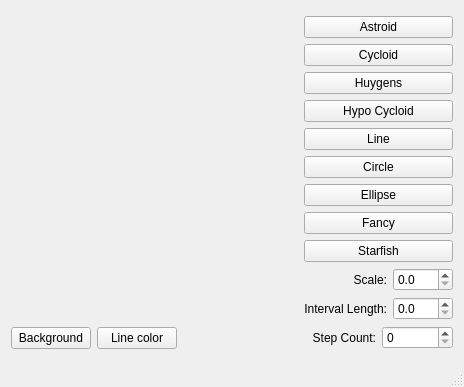
<?xml version="1.0" encoding="UTF-8"?>
<ui version="4.0">
 <class>MainWindow</class>
 <widget class="QMainWindow" name="MainWindow">
  <property name="geometry">
   <rect>
    <x>0</x>
    <y>0</y>
    <width>464</width>
    <height>387</height>
   </rect>
  </property>
  <property name="windowTitle">
   <string>MainWindow</string>
  </property>
  <widget class="QWidget" name="centralWidget">
   <layout class="QGridLayout" name="gridLayout">
    <item row="0" column="0">
     <layout class="QVBoxLayout" name="verticalLayout_2">
      <item>
       <widget class="RenderArea" name="renderArea" native="true"/>
      </item>
      <item>
       <layout class="QHBoxLayout" name="horizontalLayout_4">
        <item>
         <widget class="QPushButton" name="btnBackground">
          <property name="text">
           <string>Background</string>
          </property>
         </widget>
        </item>
        <item>
         <widget class="QPushButton" name="btnLineColor">
          <property name="text">
           <string>Line color</string>
          </property>
         </widget>
        </item>
        <item>
         <spacer name="horizontalSpacer">
          <property name="orientation">
           <enum>Qt::Horizontal</enum>
          </property>
          <property name="sizeHint" stdset="0">
           <size>
            <width>40</width>
            <height>20</height>
           </size>
          </property>
         </spacer>
        </item>
       </layout>
      </item>
     </layout>
    </item>
    <item row="0" column="1">
     <layout class="QVBoxLayout" name="verticalLayout">
      <item>
       <widget class="QPushButton" name="btnAstroid">
        <property name="text">
         <string>Astroid</string>
        </property>
       </widget>
      </item>
      <item>
       <widget class="QPushButton" name="btnCycloid">
        <property name="text">
         <string>Cycloid</string>
        </property>
       </widget>
      </item>
      <item>
       <widget class="QPushButton" name="btnHuygens">
        <property name="text">
         <string>Huygens</string>
        </property>
       </widget>
      </item>
      <item>
       <widget class="QPushButton" name="btnHypocloid">
        <property name="text">
         <string>Hypo Cycloid</string>
        </property>
       </widget>
      </item>
      <item>
       <widget class="QPushButton" name="btnLine">
        <property name="text">
         <string>Line</string>
        </property>
       </widget>
      </item>
      <item>
       <widget class="QPushButton" name="btnCircle">
        <property name="text">
         <string>Circle</string>
        </property>
       </widget>
      </item>
      <item>
       <widget class="QPushButton" name="btnEllipse">
        <property name="text">
         <string>Ellipse</string>
        </property>
       </widget>
      </item>
      <item>
       <widget class="QPushButton" name="btnFancy">
        <property name="text">
         <string>Fancy</string>
        </property>
       </widget>
      </item>
      <item>
       <widget class="QPushButton" name="btnStarfish">
        <property name="text">
         <string>Starfish</string>
        </property>
       </widget>
      </item>
      <item>
       <layout class="QHBoxLayout" name="horizontalLayout">
        <item>
         <widget class="QLabel" name="label">
          <property name="text">
           <string>Scale:</string>
          </property>
          <property name="alignment">
           <set>Qt::AlignRight|Qt::AlignTrailing|Qt::AlignVCenter</set>
          </property>
         </widget>
        </item>
        <item>
         <widget class="QDoubleSpinBox" name="spinScale">
          <property name="minimumSize">
           <size>
            <width>60</width>
            <height>0</height>
           </size>
          </property>
          <property name="maximumSize">
           <size>
            <width>60</width>
            <height>16777215</height>
           </size>
          </property>
          <property name="decimals">
           <number>1</number>
          </property>
          <property name="maximum">
           <double>200.000000000000000</double>
          </property>
          <property name="singleStep">
           <double>0.100000000000000</double>
          </property>
         </widget>
        </item>
       </layout>
      </item>
      <item>
       <layout class="QHBoxLayout" name="horizontalLayout_2">
        <item>
         <widget class="QLabel" name="label_2">
          <property name="text">
           <string>Interval Length:</string>
          </property>
          <property name="alignment">
           <set>Qt::AlignRight|Qt::AlignTrailing|Qt::AlignVCenter</set>
          </property>
         </widget>
        </item>
        <item>
         <widget class="QDoubleSpinBox" name="spinIntervalLength">
          <property name="minimumSize">
           <size>
            <width>60</width>
            <height>0</height>
           </size>
          </property>
          <property name="maximumSize">
           <size>
            <width>60</width>
            <height>16777215</height>
           </size>
          </property>
          <property name="decimals">
           <number>1</number>
          </property>
          <property name="singleStep">
           <double>0.100000000000000</double>
          </property>
         </widget>
        </item>
       </layout>
      </item>
      <item>
       <layout class="QHBoxLayout" name="horizontalLayout_3">
        <item>
         <widget class="QLabel" name="label_3">
          <property name="text">
           <string>Step Count:</string>
          </property>
          <property name="alignment">
           <set>Qt::AlignRight|Qt::AlignTrailing|Qt::AlignVCenter</set>
          </property>
         </widget>
        </item>
        <item>
         <widget class="QSpinBox" name="spinStepCount">
          <property name="maximum">
           <number>512</number>
          </property>
         </widget>
        </item>
       </layout>
      </item>
     </layout>
    </item>
   </layout>
  </widget>
  <widget class="QStatusBar" name="statusBar"/>
 </widget>
 <layoutdefault spacing="6" margin="11"/>
 <customwidgets>
  <customwidget>
   <class>RenderArea</class>
   <extends>QWidget</extends>
   <header>renderarea.h</header>
   <container>1</container>
  </customwidget>
 </customwidgets>
 <resources/>
 <connections/>
</ui>
